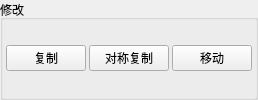
    <widget class="QGroupBox" name="groupBox_2">
     <property name="title">
      <string>修改</string>
     </property>
     <layout class="QVBoxLayout" name="verticalLayout_3">
      <property name="spacing">
       <number>3</number>
      </property>
      <property name="leftMargin">
       <number>3</number>
      </property>
      <property name="topMargin">
       <number>3</number>
      </property>
      <property name="rightMargin">
       <number>3</number>
      </property>
      <property name="bottomMargin">
       <number>3</number>
      </property>
      <item>
       <layout class="QHBoxLayout" name="horizontalLayout_9">
        <property name="spacing">
         <number>3</number>
        </property>
        <item>
         <widget class="QPushButton" name="duplicate_pushButton">
          <property name="toolTip">
           <string>复制点击会话</string>
          </property>
          <property name="text">
           <string>复制</string>
          </property>
         </widget>
        </item>
        <item>
         <widget class="QPushButton" name="duplicate_sym_pushButton">
          <property name="toolTip">
           <string>对称复制选择</string>
          </property>
          <property name="text">
           <string>对称复制</string>
          </property>
         </widget>
        </item>
        <item>
         <widget class="QPushButton" name="move_pushButton">
          <property name="toolTip">
           <string>移动引导点击会话</string>
          </property>
          <property name="text">
           <string>移动</string>
          </property>
         </widget>
        </item>
       </layout>
      </item>
     </layout>
    </widget>
